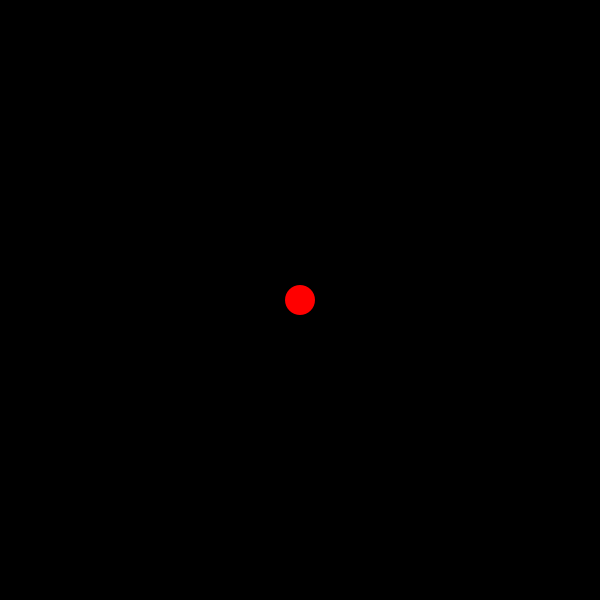
Frame 1 (no input)
Frame 60 (the mouse pressed at the canvas centre just before this capture): identical to frame 1, image omitted
Frame 120 (the mouse held since frame 60 and released just before this capture): identical to frame 1, image omitted

The Processing sketch that drew this single still picture (run headless with seeded random() and noise(); from frame 60 on, the mouse is pressed at the canvas centre):

// Processing sketch: A1Q7
// ── A1Q7.pde
/*

Assignment 01 - The Bouncing Ball
By Vincent Nguyen

STEP 07:
Now, create a program where can fling the ball with your
mouse by clicking on it, moving it down and to the left,
then releasing it so that it is thrown up and to the right.
(It's a bit like Angry Birds.) This is called projectile
motion. (BONUS KNOWLEDGE! The trajectory of the projectile
will be a perfect parabola if there is no air resistance).

*/

PVector p, v, a, t;
boolean frozen;

void setup() {
  size(600,600);
  ellipseMode(CENTER);
  p = new PVector(300,300);
  v = new PVector(0,0);
  a = new PVector(0,0.1);
  t = new PVector(0,0);
  frozen = true;
}

void draw() {
  background(0);
  noStroke();
  fill(#FF0000);
  ellipse(p.x, p.y, 30, 30);
  
  if (!frozen) {
    p.add(v);
    v.add(a);
  }
  
  //COLLISION
  if (p.y >= height - 15) {
    v.y *= -0.90;
    p.y = height - 15;
  } else if (p.y <= 15) {
    v.y *= -0.90;
    p.y = 15;
  }
  if (p.x >= width - 15) {
    v.x *= -0.90;
    p.x = width - 15;
  } else if (p.x <= 15) {
    v.x *= -0.90;
    p.x = 15;
  }
  
}

void mouseReleased() {
  v.set((p.x-t.x)/20, (p.y-t.y)/20);
  frozen = false;
}

void mousePressed() {
  frozen = true;
}

void mouseDragged() {
  stroke(#FF0000);
  strokeWeight(5);
  line(p.x,p.y,mouseX,mouseY);
  t.set(mouseX,mouseY);
}
